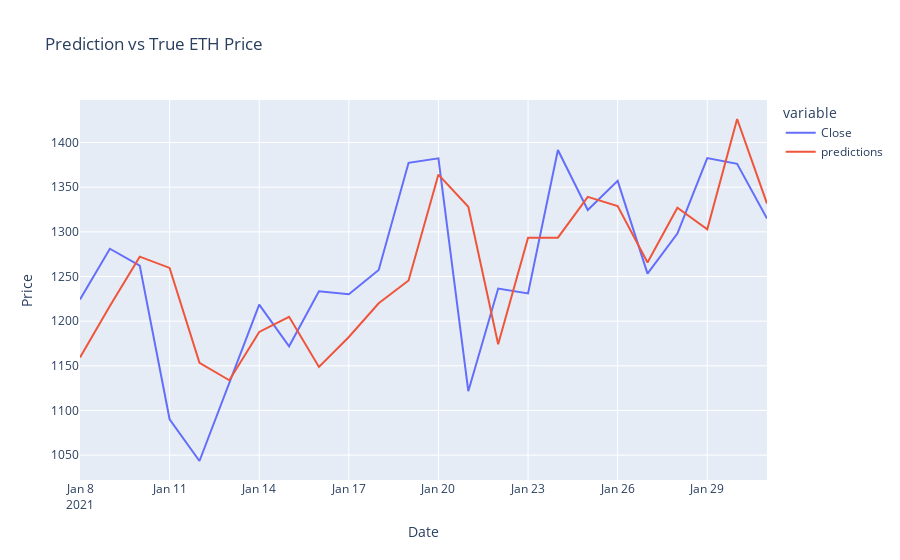

Notebook cell for this chart:
### Markdown cell above
Plot the true Close value and prediction

### Code cell
#we now plot the true close value and prediction
fig = px.line(train_df,y=['Close','predictions'],
        title='Prediction vs True ETH Price',
       labels={'value':'Price'})  #need an intercept (bias) -> w1lag1+....w7lag7+wi1(intercept) = close
fig.show("png")

### Figure 1 — Plotly figure (JSON) as saved in the notebook; plotly's stock layout.template omitted (floating-point values rounded to 4 significant figures)
{"data": [{"hovertemplate": "variable=Close<br>Date=%{x}<br>Price=%{y}<extra></extra>", "legendgroup": "Close", "line": {"color": "#636efa", "dash": "solid"}, "marker": {"symbol": "circle"}, "mode": "lines", "name": "Close", "orientation": "v", "showlegend": true, "type": "scatter", "x": ["2021-01-08T00:00:00", "2021-01-09T00:00:00", "2021-01-10T00:00:00", "2021-01-11T00:00:00", "2021-01-12T00:00:00", "2021-01-13T00:00:00", "2021-01-14T00:00:00", "2021-01-15T00:00:00", "2021-01-16T00:00:00", "2021-01-17T00:00:00", "2021-01-18T00:00:00", "2021-01-19T00:00:00", "2021-01-20T00:00:00", "2021-01-21T00:00:00", "2021-01-22T00:00:00", "2021-01-23T00:00:00", "2021-01-24T00:00:00", "2021-01-25T00:00:00", "2021-01-26T00:00:00", "2021-01-27T00:00:00", "2021-01-28T00:00:00", "2021-01-29T00:00:00", "2021-01-30T00:00:00", "2021-01-31T00:00:00"], "xaxis": "x", "y": [1224.0, 1281.0, 1262.0, 1090.0, 1043.0, 1131.0, 1218.0, 1172.0, 1234.0, 1230.0, 1257.0, 1377.0, 1382.0, 1122.0, 1237.0, 1231.0, 1392.0, 1324.0, 1357.0, 1253.0, 1298.0, 1383.0, 1376.0, 1315.0], "yaxis": "y"}, {"hovertemplate": "variable=predictions<br>Date=%{x}<br>Price=%{y}<extra></extra>", "legendgroup": "predictions", "line": {"color": "#EF553B", "dash": "solid"}, "marker": {"symbol": "circle"}, "mode": "lines", "name": "predictions", "orientation": "v", "showlegend": true, "type": "scatter", "x": ["2021-01-08T00:00:00", "2021-01-09T00:00:00", "2021-01-10T00:00:00", "2021-01-11T00:00:00", "2021-01-12T00:00:00", "2021-01-13T00:00:00", "2021-01-14T00:00:00", "2021-01-15T00:00:00", "2021-01-16T00:00:00", "2021-01-17T00:00:00", "2021-01-18T00:00:00", "2021-01-19T00:00:00", "2021-01-20T00:00:00", "2021-01-21T00:00:00", "2021-01-22T00:00:00", "2021-01-23T00:00:00", "2021-01-24T00:00:00", "2021-01-25T00:00:00", "2021-01-26T00:00:00", "2021-01-27T00:00:00", "2021-01-28T00:00:00", "2021-01-29T00:00:00", "2021-01-30T00:00:00", "2021-01-31T00:00:00"], "xaxis": "x", "y": [1159.0, 1217.0, 1272.0, 1260.0, 1153.0, 1134.0, 1188.0, 1205.0, 1149.0, 1182.0, 1220.0, 1245.0, 1364.0, 1328.0, 1174.0, 1293.0, 1294.0, 1339.0, 1329.0, 1266.0, 1327.0, 1303.0, 1426.0, 1332.0], "yaxis": "y"}], "layout": {"legend": {"title": {"text": "variable"}, "tracegroupgap": 0}, "title": {"text": "Prediction vs True ETH Price"}, "xaxis": {"anchor": "y", "domain": [0, 1], "title": {"text": "Date"}}, "yaxis": {"anchor": "x", "domain": [0, 1], "title": {"text": "Price"}}}}
